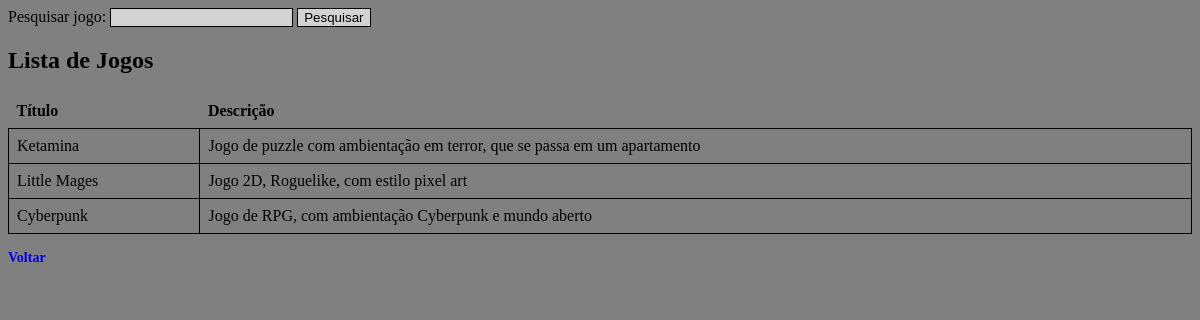
Screenshot of /games.php with the database file from the repository.
### tables this page shows
CREATE TABLE `games` (
  `game_ID` int(11) NOT NULL,
  `Title` varchar(100) NOT NULL,
  `Description` varchar(200) NOT NULL
);

### games.php (the view, shortened to what this page needs)
    <form action="games.php" method="post">
        <label for="search">Pesquisar jogo:</label>
        <input type="text" name="search" id="search">
        <input type="submit" value="Pesquisar">
    </form>
<?php
    include('dbconection.php');
    $query = "SELECT * FROM games";
    $result = $mysqli->query($query);
    if ($result->num_rows > 0) {
        echo "<h2>Lista de Jogos</h2>";
        echo "<table>";
        echo "<tr><th>Título</th><th>Descrição</th></tr>";
        while ($row = $result->fetch_assoc()) {
            $title = $row['Title'];
            $description = $row['Description'];
            echo "<tr>";
            echo "<td class='box'>$title</td>";
            echo "<td class='box'>$description</td>";
            echo "</tr>";
        }
        echo "</table>";
    } else {
        echo "<p>Nenhum jogo encontrado no banco de dados.</p>";
    }
?>
<!DOCTYPE html>
<html lang="en">
<head>
    <link rel="stylesheet" href="./style.css">
</head>
<body>
    <p>
        <a href="home.php">Voltar</a>
    </p>
</body>
</html>

### style.css (style rules this page uses)
body { background-color: gray; }
input[type="text"], input[type="password"], input[type="submit"], textarea { background-color: lightgray; border: 1px solid black; }
a { font-size: 14px; font-weight: bold; text-decoration: none; }
table { border-collapse: collapse; width: 100%; }
th, td { padding: 8px; text-align: left; border-bottom: 1px solid #000000; }
.box { border: 1px solid #000000; padding: 8px; }

### rows the page displays
games: Title "Ketamina", Description "Jogo de puzzle com ambientação em terror, que se passa em um apartamento"
games: Title "Little Mages", Description "Jogo 2D, Roguelike, com estilo pixel art"
games: Title "Cyberpunk", Description "Jogo de RPG, com ambientação Cyberpunk e mundo aberto"
